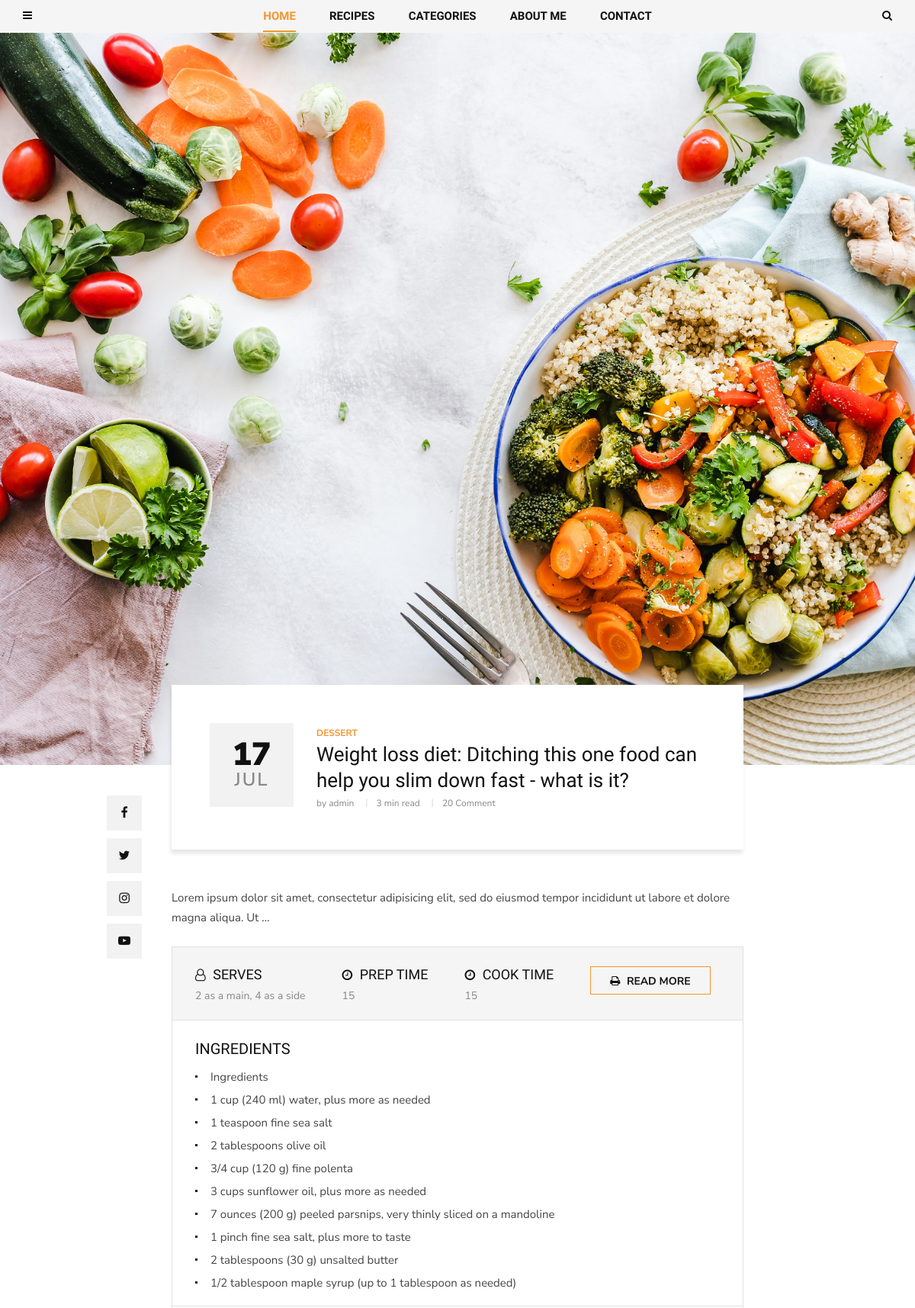
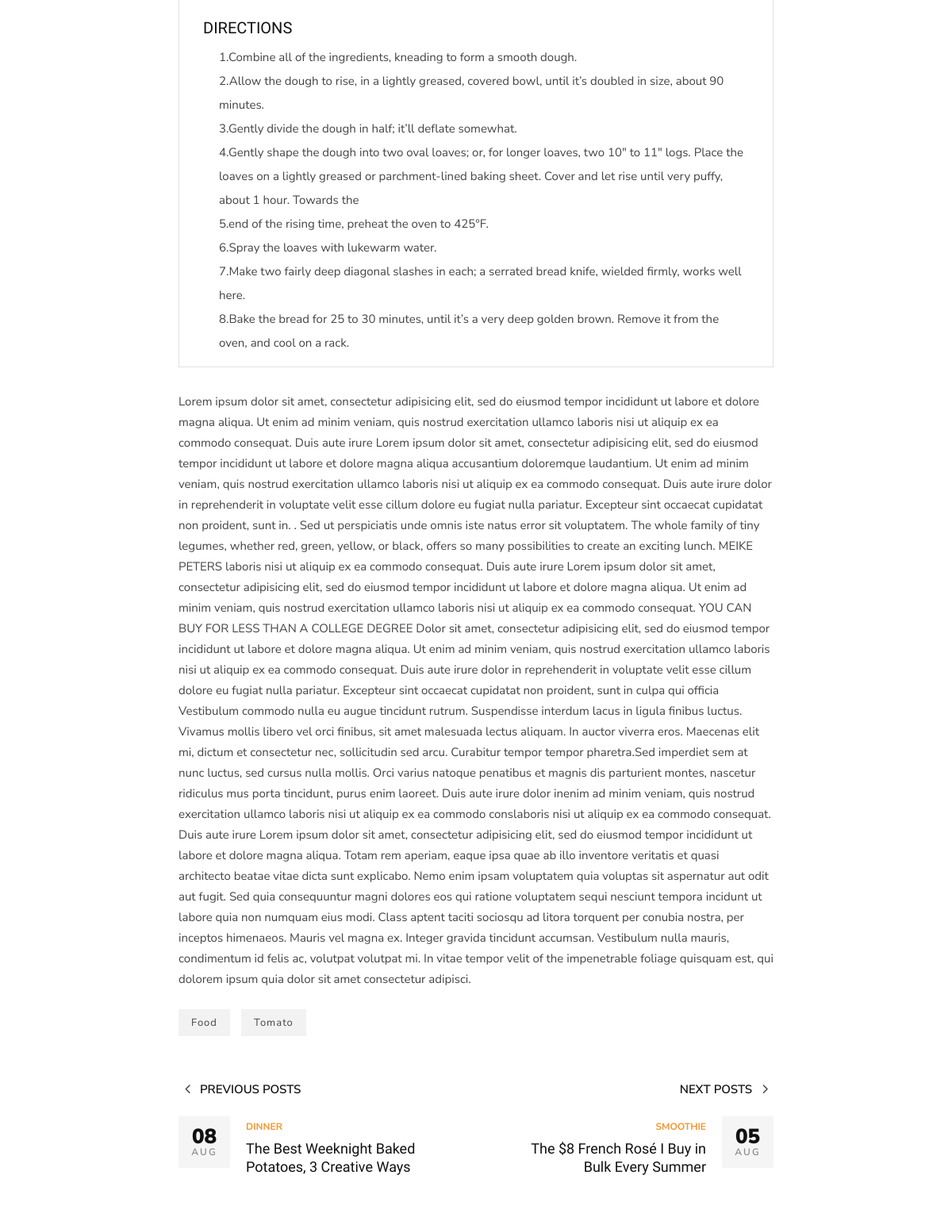
The app's page /dessert/weight-loss-diet-ditching-this-one-food-can-help-you-slim-down-fast-what-is-it-3/ (upper part) with its own data (2 pictures, top to bottom).
### blog/models.py (models this page shows, shortened)
class Post(models.Model):
    author = models.ForeignKey(User, related_name="posts", on_delete=models.CASCADE)
    title = models.CharField(max_length=200)
    image = models.ImageField(upload_to='articles/')
    text = models.TextField()
    category = models.ForeignKey(
        Category,
        related_name="post",
        on_delete=models.SET_NULL,
        null=True
    )
    tags = models.ManyToManyField(Tag, related_name="post")
    create_at = models.DateTimeField(auto_now_add=True)
    slug = models.SlugField(max_length=200, unique=True)
    def get_absolute_url(self):
        return reverse("post_single", kwargs={"slug": self.category.slug, "post_slug": self.slug})
    def get_recipes(self):
        return self.recipes.all()
    def get_comments(self):
        return self.comment.all()

class Category(MPTTModel):
    name = models.CharField(max_length=100)
    slug = models.SlugField(max_length=100)
    parent = TreeForeignKey(
        'self',
        related_name="children",
        on_delete=models.SET_NULL,
        null=True,
        blank=True
    )
    def __str__(self):
        return self.name
    class MPTTMeta:
        order_insertion_by = ['name']

class Recipe(models.Model):
    name = models.CharField(max_length=100)
    serves = models.CharField(max_length=50)
    prep_time = models.PositiveIntegerField(default=0)
    cook_time = models.PositiveIntegerField(default=0)
    ingredients = RichTextField()
    directions = RichTextField()
    post = models.ForeignKey(
        Post,
        related_name="recipes",
        on_delete=models.SET_NULL,
        null=True,
        blank=True
    )

class Tag(models.Model):
    name = models.CharField(max_length=100)
    slug = models.SlugField(max_length=100)

### blog/views.py (the view)
# urls.py: path('<slug:slug>/<slug:post_slug>/', views.PostDetailView.as_view(), name="post_single"),
class PostDetailView(DetailView):
    model = Post
    context_object_name = "post"
    slug_url_kwarg = 'post_slug'
    def get_context_data(self, **kwargs):
        context = super().get_context_data(**kwargs)
        context['form'] = CommentForm()
        return context

### blog/templatetags/menu_tags.py (called while the page is built)
def get_all_categories():
    return Category.objects.all()

@register.inclusion_tag('blog/include/tags/top_menu.html')
def get_categories():
    category = get_all_categories()
    return {"list_category": category}

@register.inclusion_tag('blog/include/tags/recipes_tag.html')
def get_last_posts():
    posts = Post.objects.select_related("category").order_by("-id")[:5]
    return {"list_last_post": posts}

### contact/models.py (called while the page is built)
    def get_first_image(self):
        item = self.about_images.first()
        return item.image.url

### contact/templatetags/social_tags.py (called while the page is built)
@register.simple_tag()
def get_social_links():
    return Social.objects.all()

@register.simple_tag()
def get_about():
    return About.objects.last()

### templates/blog/post_detail.html (shortened to what this page needs)
{% extends 'base.html' %}
{% load social_tags %}
{% block content %}
  <section class="single-post spad">
    <div class="single-post__hero set-bg" data-setbg="{{ post.image.url }}"></div>
    <div class="container">
      <div class="row d-flex justify-content-center">
        <div class="col-lg-8">
          <div class="single-post__title">
            <div class="single-post__title__meta">
              <h2>{{ post.create_at|date:"d" }}</h2>
              <span>{{ post.create_at|date:"M" }}</span>
            </div>
            <div class="single-post__title__text">
              <ul class="label">
                <li>{{ post.category }}</li>
              </ul>
              <h4>{{ post.title }}</h4>
              <ul class="widget">
                <li>by {{ post.author }}</li>
                <li>3 min read</li>
                <li>20 Comment</li>
              </ul>
            </div>
          </div>
          <div class="single-post__social__item">
            <ul>
              <li><a href="#"><i class="fa fa-facebook"></i></a></li>
              <li><a href="#"><i class="fa fa-twitter"></i></a></li>
              <li><a href="#"><i class="fa fa-instagram"></i></a></li>
              <li><a href="#"><i class="fa fa-youtube-play"></i></a></li>
            </ul>
          </div>
          <div class="single-post__top__text">
            <p>{{ post.text|truncatewords:20 }}</p>
          </div>
          <div class="single-post__recipe__details">
            {% for recipe in post.get_recipes %}
              <div class="single-post__recipe__details__option">
                <ul>
                  <li>
                    <h5><i class="fa fa-user-o"></i> SERVES</h5>
                    <span>{{ recipe.serves }}</span>
                  </li>
                  <li>
                    <h5><i class="fa fa-clock-o"></i> PREP TIME</h5>
                    <span>{{ recipe.prep_time }}</span>
                  </li>
                  <li>
                    <h5><i class="fa fa-clock-o"></i> Cook TIME</h5>
                    <span>{{ recipe.cook_time }}</span>
                  </li>
                  <li><a href="#" class="primary-btn"><i class="fa fa-print"></i> Read more</a></li>
                </ul>
              </div>
              <div class="single-post__recipe__details__indegradients">
                <h5>Ingredients</h5>
                {{ recipe.ingredients|safe }}
              </div>
              <div class="single-post__recipe__details__direction">
                <h5>Directions</h5>
                {{ recipe.directions|safe }}
              </div>
            {% endfor %}
          </div>
          <div class="single-post__desc">
            <p>{{ post.text }}</p>
          </div>
          <div class="single-post__tags">
            {% for tag in post.tags.all %}
              <a href="#">{{ tag.name }}</a>
            {% endfor %}
          </div>
          <div class="single-post__next__previous">
            <div class="row">
              <div class="col-lg-6 col-md-6 col-sm-6">
                <a href="#" class="single-post__previous">
                  <h6><span class="arrow_carrot-left"></span> Previous posts</h6>
                  <div class="single-post__previous__meta">
                    <h4>08</h4>
                    <span>Aug</span>
                  </div>
                  <div class="single-post__previous__text">
                    <span>Dinner</span>
                    <h5>The Best Weeknight Baked <br/>Potatoes, 3 Creative Ways</h5>
                  </div>
                </a>
              </div>
              <div class="col-lg-6 col-md-6 col-sm-6">
                <a href="#" class="single-post__next">
                  <h6>Next posts <span class="arrow_carrot-right"></span></h6>
                  <div class="single-post__next__meta">
                    <h4>05</h4>
                    <span>Aug</span>
                  </div>
                  <div class="single-post__next__text">
                    <span>Smoothie</span>
                    <h5>The $8 French Rosé I Buy in <br/>Bulk Every Summer</h5>
                  </div>
                </a>
              </div>
            </div>
          </div>
          {% get_about as about %}
                {% get_social_links as social_links %}
        </div>
      </div>
    </div>
  </section>
{% endblock content %}

### records on screen
Post: create_at "17", create_at "JUL", category "DESSERT", title "Weight loss diet: Ditching this one food can help you slim down fast - what is it?", author "admin", text "Lorem ipsum dolor sit amet, consectetur adipisicing elit, sed do eiusmod tempor incididunt ut labore et dolore magna aliqua. Ut …", text "Lorem ipsum dolor sit amet, consectetur adipisicing elit, sed do eiusmod tempor incididunt ut labore et dolore magna aliqua. Ut enim ad minim veniam, quis nostrud exercitation ullamco laboris nisi ut aliquip ex ea commodo consequat. Duis aute irure Lorem ipsum dolor sit amet, consectetur adipisicing elit, sed do eiusmod tempor incididunt ut labore et dolore magna aliqua accusantium doloremque laudantium. Ut enim ad minim veniam, quis nostrud exercitation ullamco laboris nisi ut aliquip ex ea commodo consequat. Duis aute irure dolor in reprehenderit in voluptate velit esse cillum dolore eu fugiat nulla pariatur. Excepteur sint occaecat cupidatat non proident, sunt in. . Sed ut perspiciatis…"
Recipe: serves "2 as a main, 4 as a side", prep_time "15", cook_time "15", ingredients "Ingredients 1 cup (240 ml) water, plus more as needed 1 teaspoon fine sea salt 2 tablespoons olive oil 3/4 cup (120 g) fine polenta 3 cups sunflower oil, plus more as needed 7 ounces (200 g) peeled parsnips, very thinly sliced on a mandoline 1 pinch fine sea salt, plus more to taste 2 tablespoons (30 g) unsalted butter 1/2 tablespoon maple syrup (up to 1 tablespoon as needed)", directions "1.Combine all of the ingredients, kneading to form a smooth dough. 2.Allow the dough to rise, in a lightly greased, covered bowl, until it’s doubled in size, about 90 minutes. 3.Gently divide the dough in half; it’ll deflate somewhat. 4.Gently shape the dough into two oval loaves; or, for longer loaves, two 10″ to 11″ logs. Place the loaves on a lightly greased or parchment-lined baking sheet. Cover and let rise until very puffy, about 1 hour. Towards the 5.end of the rising time, preheat the oven to 425°F. 6.Spray the loaves with lukewarm water. 7.Make two fairly deep diagonal slashes in each; a serrated bread knife, wielded firmly, works well here. 8.Bake the bread for 25 to 30 minutes,…"
Tag: name "Food"
Tag: name "Tomato"
